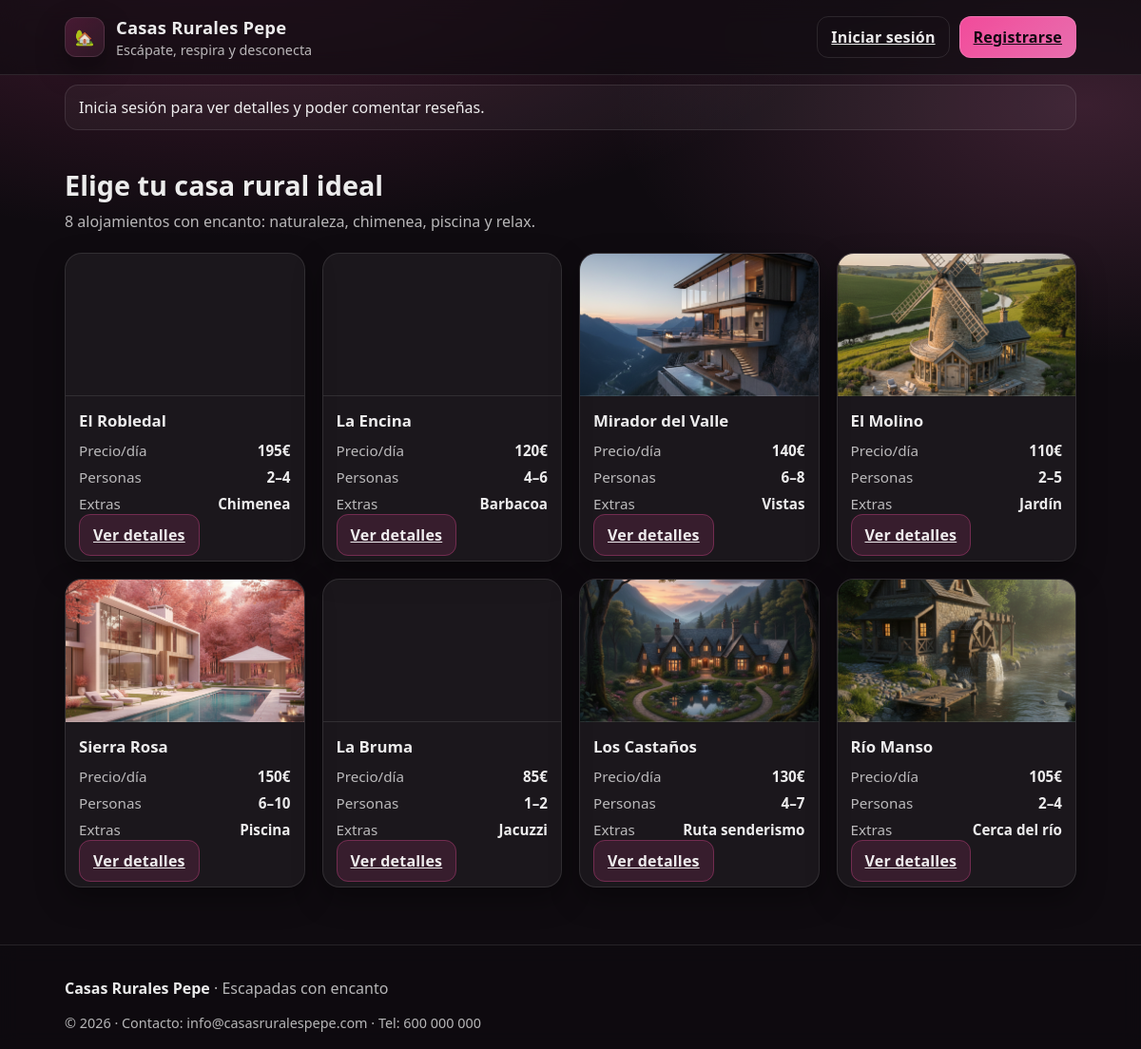
The page / on the database its author committed.
### tables this page shows
CREATE TABLE casas (
  id INTEGER PRIMARY KEY AUTOINCREMENT,
  nombre TEXT NOT NULL UNIQUE,
  precio_dia INTEGER NOT NULL CHECK(precio_dia >= 0),
  personas_min INTEGER NOT NULL CHECK(personas_min >= 1),
  personas_max INTEGER NOT NULL CHECK(personas_max >= personas_min),
  extras TEXT NOT NULL,
  imagen TEXT,                -- ruta local (opcional)
  activa INTEGER NOT NULL DEFAULT 1 CHECK(activa IN (0,1))
);

### index.php (the view, shortened to what this page needs)
<?php
require __DIR__ . '/db_connection.php';
$stmt = $pdo->prepare("SELECT id, nombre, precio_dia, personas_min, personas_max, extras, imagen
                       FROM casas
                       WHERE activa = 1
                       ORDER BY id ASC");
$stmt->execute();
$casas = $stmt->fetchAll();
function e(string $value): string {
  return htmlspecialchars($value, ENT_QUOTES | ENT_SUBSTITUTE, 'UTF-8');
}
$logueado = !empty($_SESSION['usuario']);
$nombreBienvenida = $logueado ? (string)($_SESSION['usuario']['nombre'] ?? $_SESSION['usuario']['nombre_usuario'] ?? '') : '';
?>
<!DOCTYPE html>
<html lang="es">
<head>
  <link rel="stylesheet" href="styles.css" />
</head>
<body>
  <header class="header">
    <div class="header__inner">
      <div class="brand">
        <span class="brand__logo">🏡</span>
        <div class="brand__text">
          <h1 class="brand__title">Casas Rurales Pepe</h1>
          <p class="brand__subtitle">Escápate, respira y desconecta</p>
        </div>
      </div>
      <nav class="nav">
        <?php if (!$logueado): ?>
          <a class="btn btn--ghost" href="login.php">Iniciar sesión</a>
          <a class="btn btn--primary" href="register.php">Registrarse</a>
        <?php else: ?>
          <a class="btn btn--primary" href="logout.php">Cerrar sesión</a>
        <?php endif; ?>
      </nav>
    </div>
  </header>
  <div style="max-width:1100px;margin:10px auto 0;padding:0 18px;">
    <?php if ($logueado): ?>
      <div style="padding:12px 14px;border:1px solid rgba(255,79,163,0.30);border-radius:14px;background:rgba(255,79,163,0.10);">
        👋 Bienvenido <strong><?= e($nombreBienvenida) ?></strong>
      </div>
    <?php else: ?>
      <div style="padding:12px 14px;border:1px solid rgba(255,255,255,0.10);border-radius:14px;background:rgba(255,255,255,0.04);">
        Inicia sesión para ver detalles y poder comentar reseñas.
      </div>
    <?php endif; ?>
  </div>
  <main class="main">
    <section class="hero">
      <h2 class="hero__title">Elige tu casa rural ideal</h2>
      <p class="hero__desc">
        8 alojamientos con encanto: naturaleza, chimenea, piscina y relax.
      </p>
    </section>
    <section class="grid" aria-label="Listado de casas rurales">
      <?php if (empty($casas)): ?>
        <div style="padding:14px;border:1px solid rgba(255,255,255,0.10);border-radius:14px;background:rgba(255,255,255,0.05);">
          No hay casas disponibles ahora mismo.
        </div>
      <?php else: ?>
        <?php foreach ($casas as $casa): ?>
          <?php
            $id     = (int)$casa['id'];
            $nombre = (string)$casa['nombre'];
            $precio = (int)$casa['precio_dia'];
            $pmin   = (int)$casa['personas_min'];
            $pmax   = (int)$casa['personas_max'];
            $extras = (string)$casa['extras'];
            $imagen = isset($casa['imagen']) ? trim((string)$casa['imagen']) : '';
            $bgStyle = '';
            if ($imagen !== '') {
              $bgStyle = "background-image: url('" . e($imagen) . "'); background-size: cover; background-position: center;";
            }
            $detalleUrl = $logueado ? ("casa.php?id=" . $id) : "login.php";
          ?>
          <article class="card" data-id="<?= $id ?>">
            <div class="card__img" role="img" aria-label="Casa <?= e($nombre) ?>" style="<?= $bgStyle ?>"></div>
            <div class="card__body">
              <h3 class="card__title"><?= e($nombre) ?></h3>
              <ul class="card__meta">
                <li><span>Precio/día</span><strong><?= $precio ?>€</strong></li>
                <li><span>Personas</span><strong><?= $pmin ?>–<?= $pmax ?></strong></li>
                <li><span>Extras</span><strong><?= e($extras) ?></strong></li>
              </ul>
              <a class="btn btn--secondary" href="<?= e($detalleUrl) ?>">
                Ver detalles
              </a>
            </div>
          </article>
        <?php endforeach; ?>
      <?php endif; ?>
    </section>
  </main>
  <footer class="footer">
    <div class="footer__inner">
      <p><strong>Casas Rurales Pepe</strong> · Escapadas con encanto</p>
      <p class="footer__small">
        © <span id="year"></span> · Contacto: info@casasruralespepe.com · Tel: 600 000 000
      </p>
    </div>
  </footer>
</body>
</html>

### styles.css (style rules this page uses)
:root { --bg: #0f0b10; --panel: rgba(255, 255, 255, 0.06); --panel-2: rgba(255, 255, 255, 0.10); --text: rgba(255, 255, 255, 0.92); --muted: rgba(255, 255, 255, 0.70); --pink: #ff4fa3; --pink-2: #ff7abf; --stroke: rgba(255, 255, 255, 0.10); --shadow: 0 12px 30px rgba(0, 0, 0, 0.35); }
* { box-sizing: border-box; }
body { margin: 0; font-family: system-ui, -apple-system, Segoe UI, Roboto, Arial, sans-serif; background: radial-gradient(1200px 600px at 20% -10%, rgba(255, 79, 163, 0.25), transparent 60%), radial-gradient(900px 500px at 95% 10%, rgba(255, 122, 191, 0.18), transparent 55%), var(--bg); color: var(--text); }
.header { position: sticky; top: 0; z-index: 10; backdrop-filter: blur(12px); background: rgba(15, 11, 16, 0.65); border-bottom: 1px solid var(--stroke); }
.header__inner { max-width: 1100px; margin: 0 auto; padding: 16px 18px; display: flex; align-items: center; justify-content: space-between; gap: 16px; }
.brand { display: flex; align-items: center; gap: 12px; }
.brand__logo { width: 42px; height: 42px; display: grid; place-items: center; background: linear-gradient(135deg, rgba(255, 79, 163, 0.20), rgba(255, 122, 191, 0.10)); border: 1px solid var(--stroke); border-radius: 12px; box-shadow: var(--shadow); }
.brand__title { margin: 0; font-size: 1.15rem; letter-spacing: 0.2px; }
.brand__subtitle { margin: 2px 0 0 0; color: var(--muted); font-size: 0.9rem; }
.nav { display: flex; gap: 10px; }
.btn { appearance: none; border: 1px solid var(--stroke); background: var(--panel); color: var(--text); padding: 10px 14px; border-radius: 12px; cursor: pointer; font-weight: 600; letter-spacing: 0.2px; transition: transform 0.06s ease, background 0.2s ease, border-color 0.2s ease; }
.btn--primary { background: linear-gradient(135deg, rgba(255, 79, 163, 0.95), rgba(255, 122, 191, 0.9)); border-color: rgba(255, 255, 255, 0.16); color: #120912; }
.btn--ghost { background: transparent; }
.btn--secondary { width: 100%; background: rgba(255, 79, 163, 0.12); border-color: rgba(255, 79, 163, 0.30); }
.main { max-width: 1100px; margin: 0 auto; padding: 24px 18px 60px; }
.hero { padding: 14px 0 22px; }
.hero__title { margin: 0; font-size: 1.8rem; }
.hero__desc { margin: 8px 0 0; color: var(--muted); max-width: 680px; }
.grid { display: grid; grid-template-columns: repeat(4, 1fr); gap: 18px; }
.card { background: rgba(255, 255, 255, 0.05); border: 1px solid var(--stroke); border-radius: 18px; overflow: hidden; box-shadow: var(--shadow); }
.card__img { height: 150px; background: radial-gradient(300px 120px at 10% 10%, rgba(255, 79, 163, 0.25), transparent 60%), radial-gradient(260px 140px at 90% 0%, rgba(255, 122, 191, 0.20), transparent 55%), linear-gradient(135deg, rgba(255, 255, 255, 0.08), rgba(255, 255, 255, 0.02)); border-bottom: 1px solid var(--stroke); }
.card__body { padding: 14px 14px 16px; }
.card__title { margin: 0 0 10px; font-size: 1.05rem; }
.card__meta { list-style: none; padding: 0; margin: 0 0 12px; display: grid; gap: 8px; }
.card__meta li { display: flex; justify-content: space-between; align-items: center; color: var(--muted); font-size: 0.95rem; }
.card__meta strong { color: var(--text); }
.footer { border-top: 1px solid var(--stroke); background: rgba(15, 11, 16, 0.65); backdrop-filter: blur(10px); }
.footer__inner { max-width: 1100px; margin: 0 auto; padding: 18px 18px; color: var(--muted); }
.footer__inner strong { color: var(--text); }
.footer__small { margin: 6px 0 0 0; font-size: 0.9rem; }

### rows shown on the page
casas: nombre "El Robledal", precio_dia "195", personas_min "2", personas_max "4", extras "Chimenea"
casas: nombre "La Encina", precio_dia "120", personas_min "4", personas_max "6", extras "Barbacoa"
casas: imagen (picture), nombre "Mirador del Valle", precio_dia "140", personas_min "6", personas_max "8", extras "Vistas"
casas: imagen (picture), nombre "El Molino", precio_dia "110", personas_min "2", personas_max "5", extras "Jardín"
casas: imagen (picture), nombre "Sierra Rosa", precio_dia "150", personas_min "6", personas_max "10", extras "Piscina"
casas: nombre "La Bruma", precio_dia "85", personas_min "1", personas_max "2", extras "Jacuzzi"
casas: imagen (picture), nombre "Los Castaños", precio_dia "130", personas_min "4", personas_max "7", extras "Ruta senderismo"
casas: imagen (picture), nombre "Río Manso", precio_dia "105", personas_min "2", personas_max "4", extras "Cerca del río"
